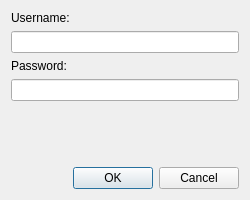
<?xml version="1.0" encoding="UTF-8"?>
<ui version="4.0">
 <class>LoginWindow</class>
 <widget class="QDialog" name="LoginWindow">
  <property name="geometry">
   <rect>
    <x>0</x>
    <y>0</y>
    <width>250</width>
    <height>200</height>
   </rect>
  </property>
  <property name="sizePolicy">
   <sizepolicy hsizetype="Fixed" vsizetype="Fixed">
    <horstretch>0</horstretch>
    <verstretch>0</verstretch>
   </sizepolicy>
  </property>
  <property name="windowTitle">
   <string>Dialog</string>
  </property>
  <layout class="QHBoxLayout" name="horizontalLayout">
   <item>
    <layout class="QVBoxLayout" name="verticalLayout">
     <item>
      <widget class="QLabel" name="LabelUsername">
       <property name="text">
        <string>Username:</string>
       </property>
      </widget>
     </item>
     <item>
      <widget class="QLineEdit" name="TextUsername"/>
     </item>
     <item>
      <widget class="QLabel" name="LabelPassword">
       <property name="text">
        <string>Password:</string>
       </property>
      </widget>
     </item>
     <item>
      <widget class="QLineEdit" name="TextPassword">
       <property name="inputMask">
        <string/>
       </property>
       <property name="echoMode">
        <enum>QLineEdit::Password</enum>
       </property>
      </widget>
     </item>
     <item>
      <spacer name="verticalSpacer">
       <property name="orientation">
        <enum>Qt::Vertical</enum>
       </property>
       <property name="sizeHint" stdset="0">
        <size>
         <width>20</width>
         <height>0</height>
        </size>
       </property>
      </spacer>
     </item>
     <item>
      <widget class="QDialogButtonBox" name="buttonBox">
       <property name="sizePolicy">
        <sizepolicy hsizetype="Expanding" vsizetype="Fixed">
         <horstretch>0</horstretch>
         <verstretch>0</verstretch>
        </sizepolicy>
       </property>
       <property name="orientation">
        <enum>Qt::Horizontal</enum>
       </property>
       <property name="standardButtons">
        <set>QDialogButtonBox::Cancel|QDialogButtonBox::Ok</set>
       </property>
      </widget>
     </item>
    </layout>
   </item>
  </layout>
 </widget>
 <resources/>
 <connections>
  <connection>
   <sender>buttonBox</sender>
   <signal>accepted()</signal>
   <receiver>LoginWindow</receiver>
   <slot>accept()</slot>
   <hints>
    <hint type="sourcelabel">
     <x>248</x>
     <y>254</y>
    </hint>
    <hint type="destinationlabel">
     <x>157</x>
     <y>274</y>
    </hint>
   </hints>
  </connection>
  <connection>
   <sender>buttonBox</sender>
   <signal>rejected()</signal>
   <receiver>LoginWindow</receiver>
   <slot>reject()</slot>
   <hints>
    <hint type="sourcelabel">
     <x>316</x>
     <y>260</y>
    </hint>
    <hint type="destinationlabel">
     <x>286</x>
     <y>274</y>
    </hint>
   </hints>
  </connection>
 </connections>
</ui>
